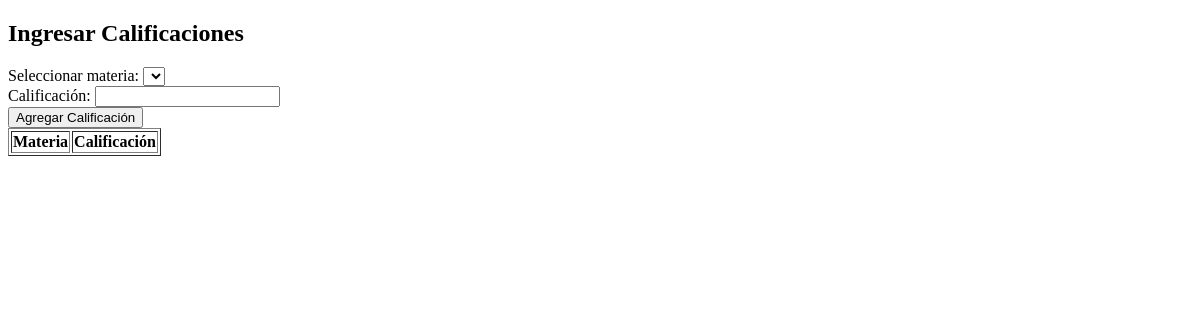
Before: /calificaciones (signed in) with the older database file.
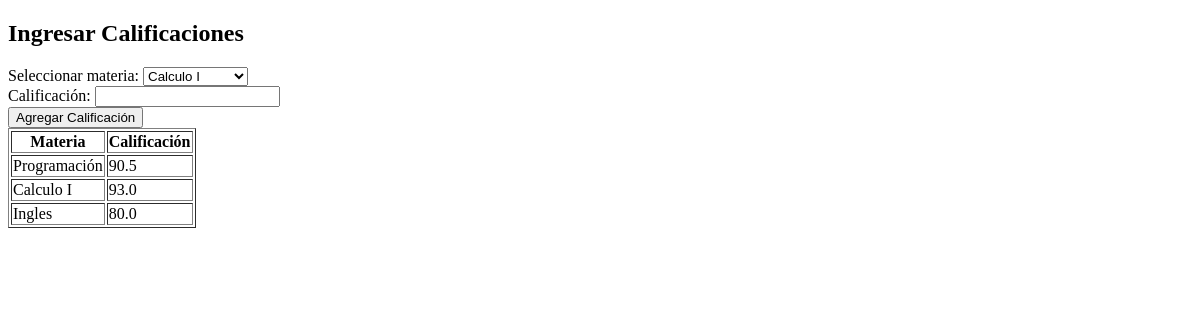
After: the same page with the newer database file.
### tables this page shows
CREATE TABLE calificaciones (
id INTEGER PRIMARY KEY,
 materia_id INTEGER NOT NULL,
 calificacion float NOT NULL,
 user_id INTEGER NOT NULL,
  FOREIGN KEY(materia_id) REFERENCES horario(id), 
  FOREIGN KEY(user_id) REFERENCES users(id)
  );

CREATE TABLE Horario (
    id integer PRIMARY KEY,
    dia_semana VARCHAR(15) NOT NULL,
    hora_inicio TIME NOT NULL,
    hora_fin TIME NOT NULL,
    materia VARCHAR(50) NOT NULL,
    user_id integer NOT NULL
);

### app.py (the view)
@app.route("/calificaciones", methods=["GET", "POST"])
@login_required
def calificaciones():
    if request.method == "POST":
        materia_id = request.form.get("materia_id")
        calificacion = request.form.get("calificacion")
        if not materia_id or not calificacion:
            return "error"
        existing_calificacion = db.execute("SELECT id FROM calificaciones WHERE materia_id = :materia_id AND user_id = :user_id",
        materia_id=materia_id, user_id=session["user_id"])
        if existing_calificacion:
            return "error"
        db.execute("INSERT INTO calificaciones (materia_id, calificacion, user_id) VALUES (:materia_id, :calificacion, :user_id)",
        materia_id=materia_id, calificacion=calificacion, user_id=session["user_id"])
        flash("Calificación agregada correctamente", "success")
        return redirect("/calificaciones")
    else:
        materias = db.execute("SELECT id, materia FROM horario WHERE user_id = :user_id", user_id=session["user_id"])
        calificaciones = db.execute("SELECT c.calificacion, h.materia FROM calificaciones c JOIN horario h ON c.materia_id = h.id WHERE c.user_id = :user_id",
        user_id=session["user_id"])
        return render_template("calificaciones.html", materias=materias, calificaciones=calificaciones)

### helpers.py (called while the page is built)
def login_required(f):
    @wraps(f)
    def decorated_function(*args, **kwargs):
        if session.get("user_id") is None:
            return redirect("/login")
        return f(*args, **kwargs)
    return decorated_function

### templates/calificaciones.html (shortened to what this page needs)
<!DOCTYPE html>
<html lang="en">
<head>
</head>
<body>
    <h2>Ingresar Calificaciones</h2>
    <form method="post" action="/calificaciones">
        <label for="materia_id">Seleccionar materia:</label>
        <select id="materia_id" name="materia_id" required>
            {% for materia in materias %}
                <option value="{{ materia.id }}">{{ materia.materia }}</option>
            {% endfor %}
        </select>
        <br>
        <label for="calificacion">Calificación:</label>
        <input type="text" id="calificacion" name="calificacion" required>
        <br>
        <button type="submit">Agregar Calificación</button>
    </form>
    <table border="1">
        <tr>
            <th>Materia</th>
            <th>Calificación</th>
        </tr>
        {% for calificacion in calificaciones %}
            <tr>
                <td>{{ calificacion.materia }}</td>
                <td>{{ calificacion.calificacion }}</td>
            </tr>
        {% endfor %}
    </table>
</body>
</html>

Changed rows visible on the page:
added calificaciones: materia "Programación", calificacion "90.5"
added calificaciones: materia "Calculo I", calificacion "93.0"
added calificaciones: materia "Ingles", calificacion "80.0"
Other visible differences:
form field materia_id: (not shown) → "Calculo I"
